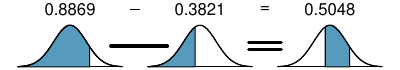

The script that saved this image:
library(openintro)
data(COL)

AddShadedPlot <- function(x, y, offset,
                          shade.start = -8,
                          shade.until = 8) {
  lines(x + offset, y)
  lines(x + offset, rep(0, length(x)))
  these <- which(shade.start <= x & x <= shade.until)
  polygon(c(x[these[1]], x[these], x[rev(these)[1]]) + offset,
          c(0, y[these], 0),
          col = COL[1])
  lines(x + offset, y)
}
AddText <- function(x, text) {
  text(x, 0.549283, text)
}

pdf('subtracting2Areas.pdf', 4, 0.7)
par(las = 1,
    mar = rep(0, 4),
    mgp = c(3, 0, 0))
X <- seq(-3.2, 3.2, 0.01)
Y <- dnorm(X)

plot(X, Y,
     type = 'l',
     axes = FALSE,
     xlim = c(-3.4, 16 + 3.4),
     ylim = c(0, 0.622))

AddShadedPlot(X, Y, 0, -8, 1.21)
AddText(0, format(0.8869 , scientific = FALSE)[1])

AddShadedPlot(X, Y, 8, -8, -0.3)
AddText(8, format(0.3821, scientific = FALSE)[1])

AddShadedPlot(X, Y, 16, -0.3, 1.21)
AddText(16, format(0.5048, scientific = FALSE)[1])

lines(c(3.72, 4.28), rep(0.549283, 2), lwd = 1)
lines(c(3 + 3, 2*3-3.5), c(0.2, 0.2), lwd = 3)

text(12, 0.549283,
     ' = ')
segments(rep(11, 2), c(0.17, 0.23), rep(13, 2), lwd = 3)
dev.off()



